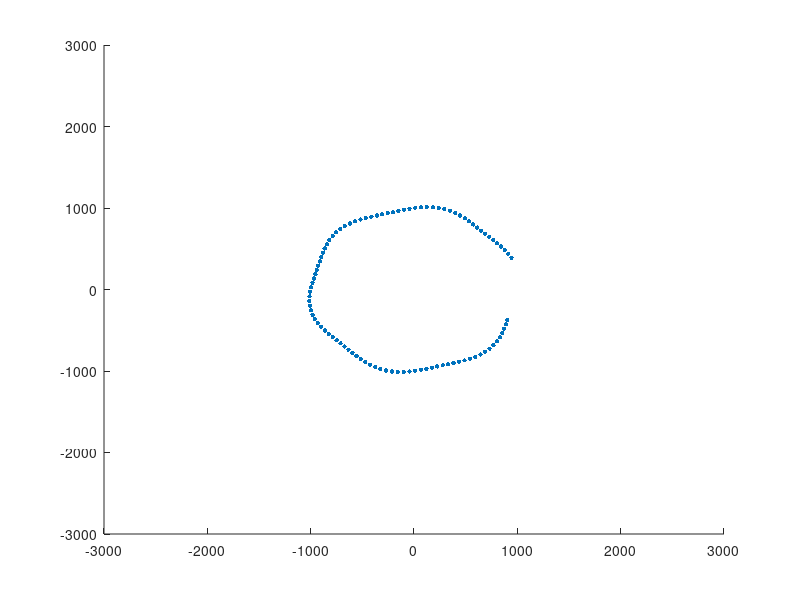

The MATLAB source for this figure:
dtheta = pi/8.0;
theta = linspace(dtheta, 2*pi - dtheta, 100);

r0 = 1000.0;
A = 0.03;

rsq = r0.*r0.*(1 + A.*sin(6.*theta)).^2;
r = sqrt(rsq);
x = r.*cos(theta);
y = r.*sin(theta);

scatter(real(x), real(y), 10, 'filled')
xlim([-r0*(1+02), r0*(1+02)])
ylim([-r0*(1+02), r0*(1+02)])
